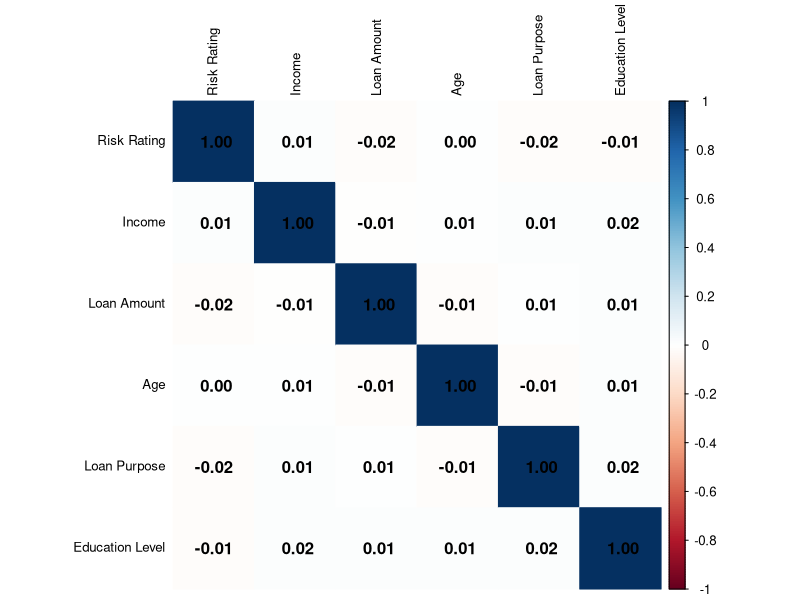
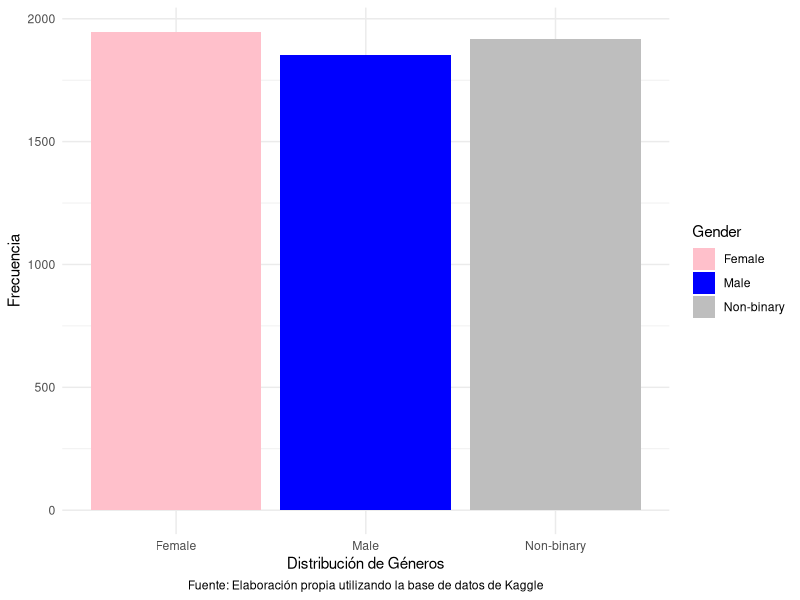
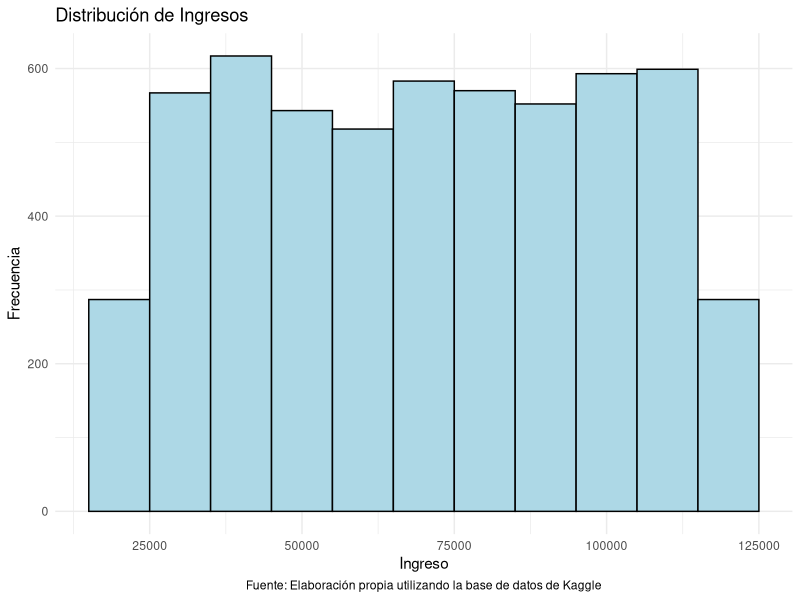
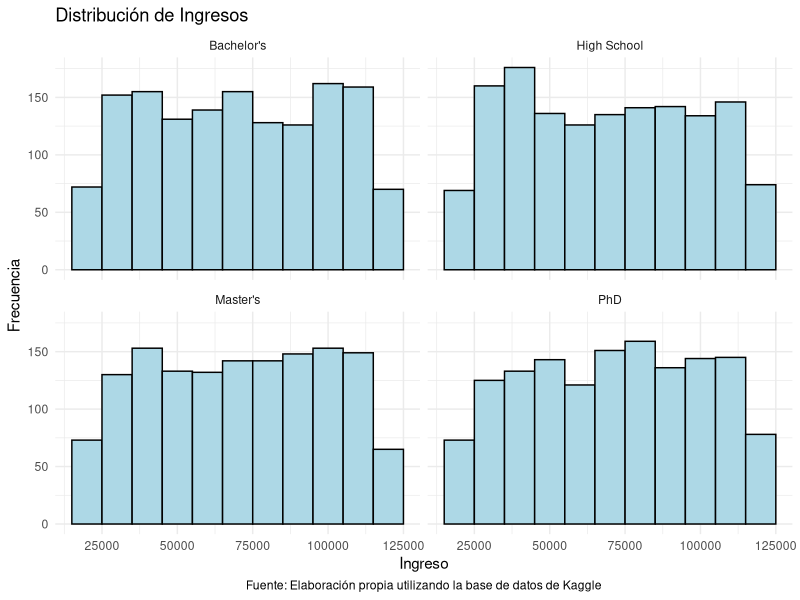
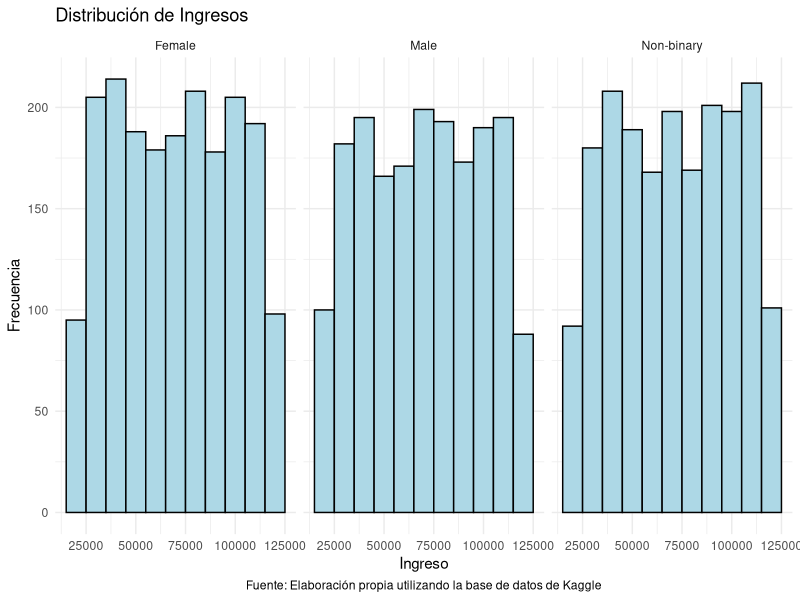
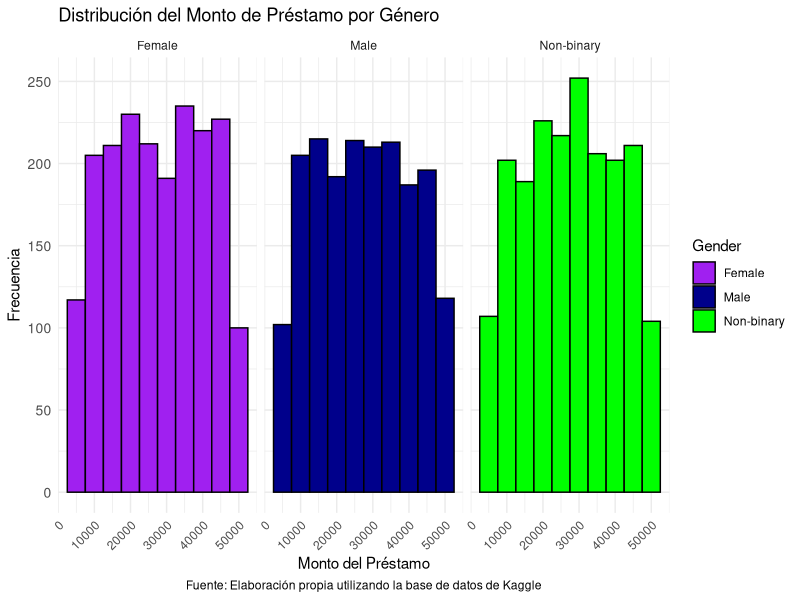
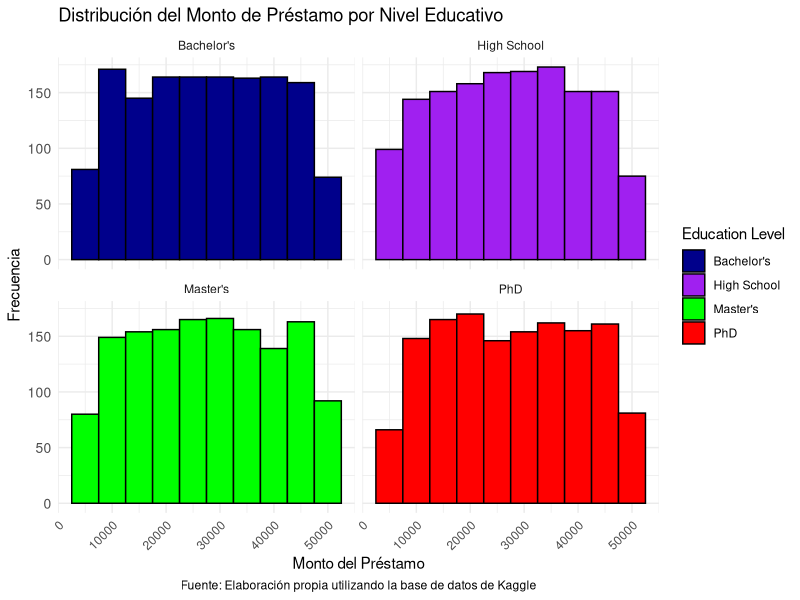
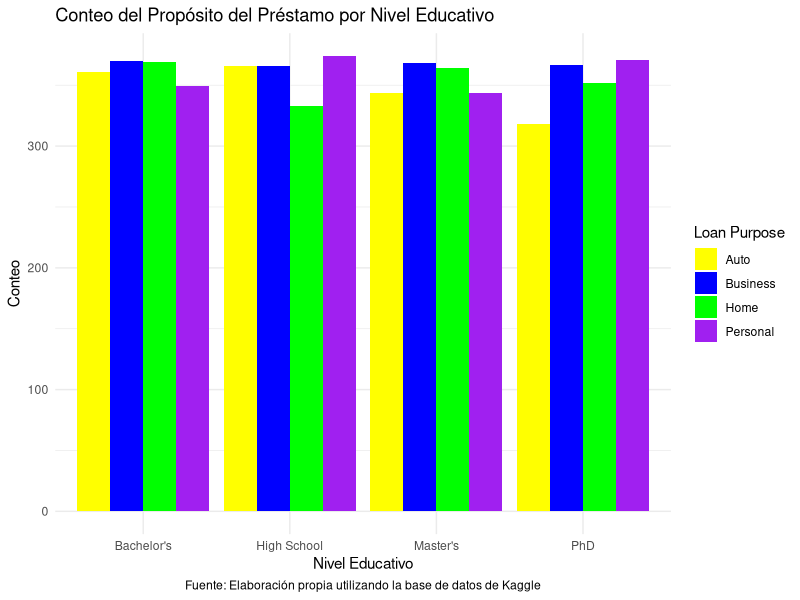

Reproduce these figures in R, in order.
## ---- chunk 1
library(readr)
base_financial_risk_assessment <- read_delim("base-financial-risk-assessment.csv", 
    delim = ";", escape_double = FALSE, trim_ws = TRUE)
## ---- chunk 2
head(base_financial_risk_assessment)
## ---- chunk 3
Base_limpia <- na.omit(base_financial_risk_assessment)
head(Base_limpia)
## ---- chunk 4
# Instalar kableExtra si no lo tienes
# install.packages("kableExtra") 

library(dplyr)
library(tidyr)
library(knitr)
library(kableExtra)

# Como nuestras variables no son del todo numéricas, hay que hacerlo para las variables que son numéricas y para las variables que son categóricas. 

# Primero hacemos las variables numéricas.
resumen_numericas <- Base_limpia %>%
  summarise(
    Edad_Media = mean(Age, na.rm = TRUE),
    Edad_Minima = min(Age, na.rm = TRUE),
    Edad_Maxima = max(Age, na.rm = TRUE),
    Ingreso_Medio = mean(Income, na.rm = TRUE),
    Ingreso_Varianza = var(Income, na.rm = TRUE),
    Ingreso_Minimo = min(Income, na.rm = TRUE),
    Ingreso_Maximo = max(Income, na.rm = TRUE),
    Prestamo_Medio = mean(`Loan Amount`, na.rm = TRUE),
    Prestamo_Varianza = var(`Loan Amount`, na.rm = TRUE),
    Prestamo_Minimo = min(`Loan Amount`, na.rm = TRUE),
    Prestamo_Maximo = max(`Loan Amount`, na.rm = TRUE)
  )

# Variables Categóricas
resumen_categoricas <- tibble(
  Variable = c("Nivel de Educación", "Género", "Estado Civil"),
  Frecuencia = c(
    paste(names(table(Base_limpia$`Education Level`)), collapse = ", "),
    paste(names(table(Base_limpia$Gender)), collapse = ", "),
    paste(names(table(Base_limpia$`Marital Status`)), collapse = ", ")
  )
)

# Luego resumimos la información en un cuadro, para presentarlo mejor.
tabla_resumen <- data.frame(
  Variable = c("Edad", "Ingresos", "Monto del Préstamo", resumen_categoricas$Variable),
  Media = c(resumen_numericas$Edad_Media, resumen_numericas$Ingreso_Medio, resumen_numericas$Prestamo_Medio, rep(NA, 3)),
  Varianza = c(NA, resumen_numericas$Ingreso_Varianza, resumen_numericas$Prestamo_Varianza, rep(NA, 3)),
  Mínimo = c(resumen_numericas$Edad_Minima, resumen_numericas$Ingreso_Minimo, resumen_numericas$Prestamo_Minimo, rep(NA, 3)),
  Máximo = c(resumen_numericas$Edad_Maxima, resumen_numericas$Ingreso_Maximo, resumen_numericas$Prestamo_Maximo, rep(NA, 3)),
  Frecuencia = c(rep(NA, 3), resumen_categoricas$Frecuencia)
)

# Mostrar la tabla con la descripción
tabla_resumen_kable <- kable(tabla_resumen, caption = "Resumen de Variables Numéricas y Categóricas") %>%
  kable_styling() %>%
  add_header_above(c(" " = 1, "Resumen" = 5)) 
tabla_resumen_kable <- tabla_resumen_kable %>%
  kableExtra::footnote(general = "Fuente: Elaboración propia utilizando la base de datos de Kaggle")
tabla_resumen_kable
## ---- chunk 5
# Instalar kableExtra si no lo tienes
# install.packages("kableExtra") 

library(dplyr)
library(tidyr)
library(knitr)
library(kableExtra)

# Como nuestras variables no son del todo numéricas, hay que hacerlo para las variables que son numéricas y para las variables que son categóricas. 

# Primero hacemos las variables numéricas.
resumen_numericas <- Base_limpia %>%
  summarise(
    Edad_Media = mean(Age, na.rm = TRUE),
    Edad_Minima = min(Age, na.rm = TRUE),
    Edad_Maxima = max(Age, na.rm = TRUE),
    Ingreso_Medio = mean(Income, na.rm = TRUE),
    Ingreso_Varianza = var(Income, na.rm = TRUE),
    Ingreso_Minimo = min(Income, na.rm = TRUE),
    Ingreso_Maximo = max(Income, na.rm = TRUE),
    Prestamo_Medio = mean(`Loan Amount`, na.rm = TRUE),
    Prestamo_Varianza = var(`Loan Amount`, na.rm = TRUE),
    Prestamo_Minimo = min(`Loan Amount`, na.rm = TRUE),
    Prestamo_Maximo = max(`Loan Amount`, na.rm = TRUE)
  )

# Variables Categóricas
resumen_categoricas <- tibble(
  Variable = c("Nivel de Educación", "Género", "Estado Civil"),
  Frecuencia = c(
    paste(names(table(Base_limpia$`Education Level`)), collapse = ", "),
    paste(names(table(Base_limpia$Gender)), collapse = ", "),
    paste(names(table(Base_limpia$`Marital Status`)), collapse = ", ")
  )
)

# Luego resumimos la información en un cuadro, para presentarlo mejor.
tabla_resumen <- data.frame(
  Variable = c("Edad", "Ingresos", "Monto del Préstamo", resumen_categoricas$Variable),
  Media = c(resumen_numericas$Edad_Media, resumen_numericas$Ingreso_Medio, resumen_numericas$Prestamo_Medio, rep(NA, 3)),
  Varianza = c(NA, resumen_numericas$Ingreso_Varianza, resumen_numericas$Prestamo_Varianza, rep(NA, 3)),
  Mínimo = c(resumen_numericas$Edad_Minima, resumen_numericas$Ingreso_Minimo, resumen_numericas$Prestamo_Minimo, rep(NA, 3)),
  Máximo = c(resumen_numericas$Edad_Maxima, resumen_numericas$Ingreso_Maximo, resumen_numericas$Prestamo_Maximo, rep(NA, 3)),
  Frecuencia = c(rep(NA, 3), resumen_categoricas$Frecuencia)
)

# Mostrar la tabla con la descripción
tabla_resumen_kable <- kable(tabla_resumen, caption = "Resumen de Variables Numéricas y Categóricas") %>%
  kable_styling() %>%
  add_header_above(c(" " = 1, "Resumen" = 5)) 

# Agregar la fuente de la tabla como pie de página
tabla_resumen_kable <- tabla_resumen_kable %>%
  kableExtra::footnote(general = "Fuente: Elaboración propia utilizando la base de datos de Kaggle")

# Mostrar la tabla final
tabla_resumen_kable

## ---- chunk 6
library(dplyr)

# Calculamos las estadísticas de interés para las variables y las almacenamos en un solo data.frame
resultado <- Base_limpia %>% 
  summarise(
    # Estadísticos para la variable edad/Age
    media_edad = mean(Age, na.rm = TRUE),
    varianza_edad = var(Age, na.rm = TRUE),
    min_edad = min(Age, na.rm = TRUE),
    max_edad = max(Age, na.rm = TRUE),
    
    # Estadísticos para la variable ingreso/Income
    media_ingresos = mean(Income, na.rm = TRUE),
    varianza_ingresos = var(Income, na.rm = TRUE),
    min_ingresos = min(Income, na.rm = TRUE),
    max_ingresos = max(Income, na.rm = TRUE),
    
    # Estadísticos para la variable record_crediticio/Credit Score
    media_record_crediticio = mean(`Credit Score`, na.rm = TRUE),
    varianza_record_crediticio = var(`Credit Score`, na.rm = TRUE),
    min_record_crediticio = min(`Credit Score`, na.rm = TRUE),
    max_record_crediticio = max(`Credit Score`, na.rm = TRUE),
    
    # Estadísticos para la variable monto del préstamo/Loan Amount
    media_monto_prestamo = mean(`Loan Amount`, na.rm = TRUE),
    varianza_monto_prestamo = var(`Loan Amount`, na.rm = TRUE),
    min_monto_prestamo = min(`Loan Amount`, na.rm = TRUE),
    max_monto_prestamo = max(`Loan Amount`, na.rm = TRUE),
    
    # Estadísticos para la variable años de trabajo/Years at Current Job
    media_anyos_trabajo = mean(`Years at Current Job`, na.rm = TRUE),
    varianza_anyos_trabajo = var(`Years at Current Job`, na.rm = TRUE),
    min_anyos_trabajo = min(`Years at Current Job`, na.rm = TRUE),
    max_anyos_trabajo = max(`Years at Current Job`, na.rm = TRUE)
  )

# Imprimimos el resultado
print(resultado)

## ---- chunk 7
resultado$media_edad

resultado$varianza_edad

resultado$min_edad

resultado$max_edad

## ---- chunk 8
resultado$media_ingresos

resultado$varianza_ingresos

resultado$min_ingresos

resultado$max_ingresos

## ---- chunk 9

resultado$media_monto_prestamo

resultado$varianza_monto_prestamo

resultado$min_monto_prestamo

resultado$max_monto_prestamo

## ---- chunk 10
library(knitr)
library(kableExtra)

# Creamos una tabla para resumir la información obtenida
tabla_resumen <- data.frame(
  Variable = c("Edad", "Ingresos", "Monto del Préstamo"),
  Media = c(resultado$media_edad, resultado$media_ingresos, resultado$media_monto_prestamo),
  Varianza = c(NA, resultado$varianza_ingresos, resultado$varianza_monto_prestamo),
  Mínimo = c(resultado$min_edad, resultado$min_ingresos, resultado$min_monto_prestamo),
  Máximo = c(resultado$max_edad, resultado$max_ingresos, resultado$max_monto_prestamo)
)

# Mostramos la tabla con la descripción
tabla_resumen_kable <- kable(tabla_resumen, caption = "Resumen de Variables: Edad, Ingresos y Monto del Préstamo") %>%
  kable_styling()

tabla_resumen_kable <- tabla_resumen_kable %>%
  kableExtra::footnote(general = "Fuente: Elaboración propia utilizando la base de datos de Kaggle")

tabla_resumen_kable

## ---- chunk 11
library(dplyr)
library(corrplot)

# Escogemos las variables que nos interesan para la matriz de correlación.
Base_correlacion <- Base_limpia %>%
  select(`Risk Rating`, Income, `Loan Amount`, Age, `Loan Purpose`, `Education Level`)

# Como hay variables categóricas, entonces vamos a convertir las variables a numérico, para poder hacer la correlación.
Base_correlacion$`Risk Rating` <- as.numeric(as.factor(Base_correlacion$`Risk Rating`))
Base_correlacion$`Loan Purpose` <- as.numeric(as.factor(Base_correlacion$`Loan Purpose`))
Base_correlacion$`Education Level` <- as.numeric(as.factor(Base_correlacion$`Education Level`))

# Calculamos la matriz de correlación
matriz_correlacion <- cor(Base_correlacion, use = "complete.obs", method = "pearson")
print(matriz_correlacion)

# Creamos el gráfico de la matriz de correlación
corrplot(matriz_correlacion, method = "color", addCoef.col = "black", tl.col = "black", tl.cex = 0.8)

mtext("Fuente: Elaboración propia utilizando la base de datos de Kaggle", side = 1, line = 4, adj = 0.5, cex = 0.8, outer = TRUE)



## ---- chunk 12
library(ggplot2)
# Gráfico con las distribuciones del género
ggplot(Base_limpia, aes(x = Gender, fill = Gender)) +
  geom_bar() +
  scale_fill_manual(values = c("Male" = "blue", "Female" = "pink", "Non-binary" = "gray")) +
  labs(x = "Distribución de Géneros", y = "Frecuencia") + theme_minimal() +
  labs(caption = "Fuente: Elaboración propia utilizando la base de datos de Kaggle") +
theme(plot.caption = element_text(hjust = 0.5)) 

## ---- chunk 13
library(ggplot2)
ggplot(Base_limpia, aes(x = Income)) + 
  geom_histogram(binwidth = 10000, fill = "lightblue", color = "black") + 
  labs(x = "Ingreso", y = "Frecuencia", title = "Distribución de Ingresos") +
 theme_minimal() +
  labs(caption = "Fuente: Elaboración propia utilizando la base de datos de Kaggle") +
theme(plot.caption = element_text(hjust = 0.5)) 
## ---- chunk 14
library(ggplot2)
ggplot(Base_limpia, aes(x = Income)) + 
  geom_histogram(binwidth = 10000, fill = "lightblue", color = "black") + 
  labs(x = "Ingreso", y = "Frecuencia", title = "Distribución de Ingresos") + theme_minimal() +
  facet_wrap(~ `Education Level`) + # Facet por nivel educativo
  labs(caption = "Fuente: Elaboración propia utilizando la base de datos de Kaggle") +
theme(plot.caption = element_text(hjust = 0.5)) 
## ---- chunk 15
library(ggplot2)
ggplot(Base_limpia, aes(x = Income)) + 
  geom_histogram(binwidth = 10000, fill = "lightblue", color = "black") + 
  labs(x = "Ingreso", y = "Frecuencia", title = "Distribución de Ingresos") + theme_minimal() +
  facet_wrap(~ Gender) + # Facet Género
  labs(caption = "Fuente: Elaboración propia utilizando la base de datos de Kaggle") +
theme(plot.caption = element_text(hjust = 0.5)) 
## ---- chunk 16
library(ggplot2)

ggplot(Base_limpia, aes(x = `Loan Amount`, fill = Gender)) +  
  geom_histogram(binwidth = 5000, color = "black", position = "identity") +  
  scale_fill_manual(values = c("Male" = "darkblue", "Female" = "purple", "Non-binary" = "green")) +  
  facet_wrap(~ Gender) +  
  labs(x = "Monto del Préstamo", y = "Frecuencia", title = "Distribución del Monto de Préstamo por Género") + 
  theme_minimal() +
  theme(axis.text.y = element_text(size = 10), # Ajustamos el tamaño del texto
        axis.text.x = element_text(angle = 45, hjust = 1)) + #Rotamos el texto
  labs(caption = "Fuente: Elaboración propia utilizando la base de datos de Kaggle") +
theme(plot.caption = element_text(hjust = 0.5)) 


## ---- chunk 17
library(ggplot2)

ggplot(Base_limpia, aes(x = `Loan Amount`, fill = `Education Level`)) +  
  geom_histogram(binwidth = 5000, color = "black", position = "identity") +  
  scale_fill_manual(values = c("Bachelor's" = "darkblue", "High School" = "purple", "Master's" = "green", "PhD" = "red")) +  
  facet_wrap(~ `Education Level`) +  
  labs(x = "Monto del Préstamo", y = "Frecuencia", title = "Distribución del Monto de Préstamo por Nivel Educativo") + 
  theme_minimal() +
  theme(axis.text.y = element_text(size = 10), # Ajustamos el tamaño del texto
        axis.text.x = element_text(angle = 45, hjust = 1)) + #Rotamos el texto
  labs(caption = "Fuente: Elaboración propia utilizando la base de datos de Kaggle") +
theme(plot.caption = element_text(hjust = 0.5)) 
## ---- chunk 18
library(ggplot2)
library(dplyr)

# Contar las combinaciones de Education Level y Loan Purpose
Base_count <- Base_limpia %>%
  group_by(`Education Level`, `Loan Purpose`) %>%
  summarise(Count = n(), .groups = 'drop')

# Gráfico de barras para visualizar el conteo
ggplot(Base_count, aes(x = `Education Level`, y = Count, fill = `Loan Purpose`)) +
  geom_bar(stat = "identity", position = "dodge") +  # Usa barras para mostrar el conteo
  labs(x = "Nivel Educativo", y = "Conteo", title = "Conteo del Propósito del Préstamo por Nivel Educativo") +
  scale_fill_manual(values = c("Business" = "blue", "Personal" = "purple", "Home" = "green", "Auto" = "yellow")) +
  theme_minimal() +
  labs(caption = "Fuente: Elaboración propia utilizando la base de datos de Kaggle") +
theme(plot.caption = element_text(hjust = 0.5)) 

## ---- chunk 19
library(ggplot2)
ggplot(Base_limpia, aes(x = Age, fill = `Risk Rating`)) +
  geom_bar() +  
  labs(x = "Edad", y = "Conteo", title = "Distribución de Calificación de Riesgo por Edad") + 
  theme_minimal() +  
  scale_fill_brewer(palette = "Set1")  +
  labs(caption = "Fuente: Elaboración propia utilizando la base de datos de Kaggle") +
theme(plot.caption = element_text(hjust = 0.5)) 
## ---- chunk 20
library(ggplot2)

ggplot(Base_limpia, aes(x = `Risk Rating`, fill = `Education Level`)) +  
  geom_bar(color = "black", position = "identity") +  
  scale_fill_manual(values = c("Bachelor's" = "darkblue", "High School" = "purple", "Master's" = "green", "PhD" = "red")) +  
  facet_wrap(~ `Education Level`) +  
  labs(x = "Calificación de Riesgo", y = "Frecuencia", title = "Distribución de la Calificación de Riesgo por Nivel Educativo") + 
  theme_minimal() +
  theme(axis.text.y = element_text(size = 10), # Ajustamos el tamaño del texto
        axis.text.x = element_text(angle = 45, hjust = 1)) + # Rotamos el texto
  labs(caption = "Fuente: Elaboración propia utilizando la base de datos de Kaggle") +
theme(plot.caption = element_text(hjust = 0.5)) 


## ---- chunk 21
library(ggplot2)

ggplot(Base_limpia, aes(x = `Risk Rating`, y = Income, fill = `Risk Rating`)) +  
  geom_boxplot(color = "black") +  
  scale_fill_manual(values = c("Low" = "green", "Medium" = "yellow", "High" = "red", "Very High" = "purple")) +  
  labs(x = "Calificación de Riesgo", y = "Ingreso", title = "Comparación de la Calificación de Riesgo con el Ingreso") + 
  theme_minimal() +
  theme(axis.text.y = element_text(size = 10), # Ajustamos el tamaño del texto
        axis.text.x = element_text(angle = 45, hjust = 1))  +# Rotamos el texto
  labs(caption = "Fuente: Elaboración propia utilizando la base de datos de Kaggle") +
theme(plot.caption = element_text(hjust = 0.5)) 

## ---- chunk 22
library(ggplot2)

ggplot(Base_limpia, aes(x = `Loan Purpose`, fill = `Risk Rating`)) +  
  geom_bar(position = "fill", color = "black") +  
  scale_fill_manual(values = c("Low" = "green", "Medium" = "yellow", "High" = "red", "Very High" = "purple")) +  
  labs(x = "Propósito del Préstamo", y = "Proporción", title = "Distribución de la Calificación de Riesgo según el Propósito del Préstamo") + 
  theme_minimal() +
  theme(axis.text.x = element_text(angle = 45, hjust = 1)) + # Rotamos el texto para mejorar la legibilidad
  labs(caption = "Fuente: Elaboración propia utilizando la base de datos de Kaggle") +
theme(plot.caption = element_text(hjust = 0.5)) 

## ---- chunk 23
library(ggplot2)

ggplot(Base_limpia, aes(x = `Risk Rating`, y = `Loan Amount`, fill = `Risk Rating`)) +  
  geom_boxplot(color = "black") +  
  scale_fill_manual(values = c("Low" = "green", "Medium" = "yellow", "High" = "red", "Very High" = "purple")) +  
  labs(x = "Calificación de Riesgo", y = "Monto del Préstamo", title = "Comparación de la Calificación de Riesgo con el Monto del Préstamo") + 
  theme_minimal() +
  theme(axis.text.y = element_text(size = 10), # Ajustamos el tamaño del texto
        axis.text.x = element_text(angle = 45, hjust = 1))  + # Rotamos el texto 
labs(caption = "Fuente: Elaboración propia utilizando la base de datos de Kaggle") +
theme(plot.caption = element_text(hjust = 0.5)) 


## ---- chunk 24
if (!require(kableExtra)) {
  install.packages("kableExtra")
}
library(kableExtra)

# Creamos el data frame, donde vamos a poner la información.
data <- data.frame(
  Encabezado = c("Nombre de Su hallazgo", 
                 "Resumen en una Oración", 
                 "Problemas o Posibles Desafíos", 
                 "Resumen en un párrafo"),
  Contenido = c("Poca Correlación entre las variables.", 
                "Encontramos que las variables a utilizar no presentan una correlación fuerte, según el índice de Pearson.", 
                "La conversión de variable categórica a variable numérica puede estar afectando al resultado. Además, podría ser que la relación entre las variables en realidad no es lineal.", 
                "Al utilizar el índice de correlación de Pearson, hay que utilizar variables numéricas, por lo que se utiliza una conversión de las variables categóricas a variables numéricas para poder realizar dicho cálculo, sin embargo se encuentra que las variables no están teniendo una relación, al menos de manera lineal que es lo que calcula dicho índice.")
)

# Creamos la tabla con la información.
kable(data, col.names = c("Encabezado", "Contenido"), 
      format = "html", 
      escape = FALSE) %>%
  kable_styling(full_width = FALSE) %>%
  add_header_above(c("Hallazgo de Resultado 1" = 2), bold = TRUE)  
## ---- chunk 25
if (!require(kableExtra)) {
  install.packages("kableExtra")
}
library(kableExtra)

# Creamos el data frame, donde vamos a poner la información.
data <- data.frame(
  Encabezado = c("Nombre de Su hallazgo", 
                 "Resumen en una Oración", 
                 "Problemas o Posibles Desafíos", 
                 "Resumen en un párrafo"),
  Contenido = c("Datos muy Iguales","A la hora de graficar las variables se puede observar que los datos tienen distribuciones muy similares","Este problema se puede estar ocasionando debido a que las variables de la base de datos se parecen mucho.","Al realizar las diferentes gráficas, con el objetivo de observar la distribución de los datos, sin embargo se nota que las gráficas no presentan muchas diferencias.")
)

# Creamos la tabla con la información.
kable(data, col.names = c("Encabezado", "Contenido"), 
      format = "html", 
      escape = FALSE) %>%
  kable_styling(full_width = FALSE) %>%
  add_header_above(c("Hallazgo de Resultado 2" = 2), bold = TRUE)  
## ---- chunk 26
if (!require(kableExtra)) {
  install.packages("kableExtra")
}
library(kableExtra)

# Creamos el data frame, donde vamos a poner la información.
data <- data.frame(
  Encabezado = c("Nombre de Su hallazgo", 
                 "Resumen en una Oración", 
                 "Problemas o Posibles Desafíos", 
                 "Resumen en un párrafo"),
  Contenido = c("Dificultad a la hora de trabajar con variables categóricas y numéricas.", "Buscar correlaciones en variables que no son del mismo tipo puede ocasionar problemas.", "A la hora de tratar variables categóricas con variables numéricas, se puede estar perdiendo información, debido a que muchas de las técnicas normalmente utilizadas son para variables numéricas.", "Durante el proceso de tratamiento de datos, hemos observado como los datos se comportan de maneras diferentes a las esperadas, esto se puede deber a un mal tratamiento de las variables categóricas.")
)

# Creamos la tabla con la información.
kable(data, col.names = c("Encabezado", "Contenido"), 
      format = "html", 
      escape = FALSE) %>%
  kable_styling(full_width = FALSE) %>%
  add_header_above(c("Hallazgo de Resultado 3" = 2), bold = TRUE) 
